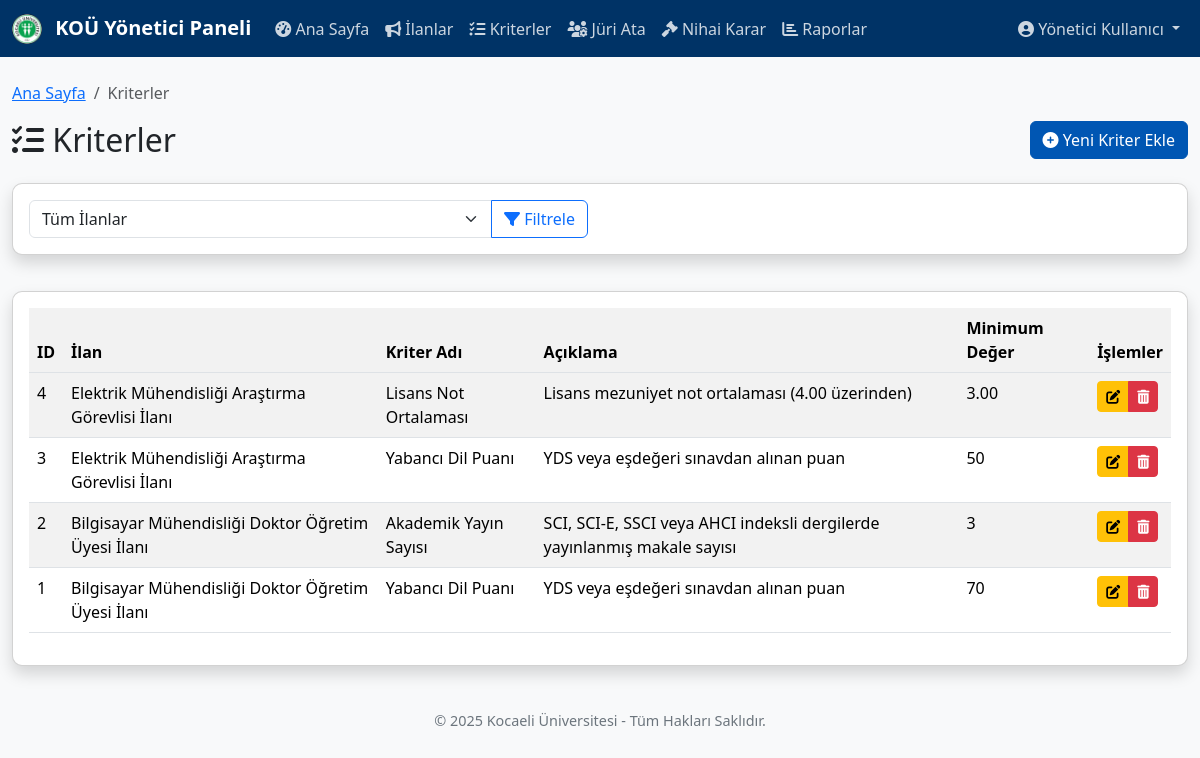
The app's page /yonetici/kriterler.php (signed in) with its own data.
### tables this page shows
CREATE TABLE `ilan_kriterleri` (
  `id` int(11) NOT NULL AUTO_INCREMENT,
  `ilan_id` int(11) NOT NULL,
  `kriter_adi` varchar(255) NOT NULL,
  `aciklama` text DEFAULT NULL,
  `minimum_deger` varchar(50) DEFAULT NULL,
  `agirlik` decimal(5,2) DEFAULT 1.00,
  `kategori` varchar(100) DEFAULT NULL,
  `siralama` int(11) DEFAULT 0,
  `ekleyen_id` int(11) NOT NULL,
  `eklenme_tarihi` datetime NOT NULL DEFAULT current_timestamp(),
  `guncelleme_tarihi` datetime DEFAULT NULL,
  PRIMARY KEY (`id`),
  KEY `ilan_id` (`ilan_id`),
  KEY `ekleyen_id` (`ekleyen_id`),
  CONSTRAINT `ilan_kriterleri_ibfk_1` FOREIGN KEY (`ilan_id`) REFERENCES `ilanlar` (`id`) ON DELETE CASCADE,
  CONSTRAINT `ilan_kriterleri_ibfk_2` FOREIGN KEY (`ekleyen_id`) REFERENCES `kullanicilar` (`id`) ON DELETE CASCADE
);

CREATE TABLE `ilanlar` (
  `id` int(11) NOT NULL AUTO_INCREMENT,
  `ilan_baslik` varchar(255) NOT NULL,
  `fakulte_birim` varchar(255) NOT NULL,
  `bolum` varchar(255) NOT NULL,
  `anabilim_dali` varchar(255) NOT NULL,
  `kadro_unvani` varchar(100) NOT NULL,
  `kadro_sayisi` int(11) NOT NULL DEFAULT 1,
  `ilan_aciklama` text DEFAULT NULL,
  `basvuru_kosullari` text DEFAULT NULL,
  `ozel_sartlar` text DEFAULT NULL,
  `ilan_baslangic_tarihi` date NOT NULL,
  `ilan_bitis_tarihi` date NOT NULL,
  `mulakat_tarihi` date DEFAULT NULL,
  `sonuc_tarihi` date DEFAULT NULL,
  `durum` enum('taslak','aktif','kapandi','iptal') NOT NULL DEFAULT 'aktif',
  `olusturan_id` int(11) NOT NULL,
  `olusturma_tarihi` datetime NOT NULL DEFAULT current_timestamp(),
  `guncelleyen_id` int(11) DEFAULT NULL,
  `guncelleme_tarihi` datetime DEFAULT NULL,
  PRIMARY KEY (`id`),
  KEY `olusturan_id` (`olusturan_id`),
  KEY `guncelleyen_id` (`guncelleyen_id`),
  CONSTRAINT `ilanlar_ibfk_1` FOREIGN KEY (`olusturan_id`) REFERENCES `kullanicilar` (`id`) ON DELETE CASCADE,
  CONSTRAINT `ilanlar_ibfk_2` FOREIGN KEY (`guncelleyen_id`) REFERENCES `kullanicilar` (`id`) ON DELETE SET NULL
);

### yonetici/kriterler.php (the view, shortened to what this page needs)
<?php
include("../db_connection.php");
$where_clause = "";
$sql = "SELECT ik.*, i.ilan_baslik
        FROM ilan_kriterleri ik
        JOIN ilanlar i ON ik.ilan_id = i.id
        $where_clause
        ORDER BY i.ilan_baslangic_tarihi DESC, ik.kriter_adi ASC";
$result = mysqli_query($conn, $sql);
$kriterler = mysqli_fetch_all($result, MYSQLI_ASSOC);
?>
<!DOCTYPE html>
<html lang="tr">
<head>
    <link rel="stylesheet" href="https://cdn.jsdelivr.net/npm/bootstrap@5.3.2/dist/css/bootstrap.min.css">
    <link rel="stylesheet" href="https://cdnjs.cloudflare.com/ajax/libs/font-awesome/6.4.2/css/all.min.css">
    <link rel="stylesheet" href="../style.css">
</head>
<body>
    <?php include("navbar.php"); ?>
    <div class="container mt-4">
        <div class="row">
            <div class="col-md-12">
                <nav aria-label="breadcrumb">
                    <ol class="breadcrumb">
                        <li class="breadcrumb-item"><a href="dashboard.php">Ana Sayfa</a></li>
                        <li class="breadcrumb-item active" aria-current="page">Kriterler</li>
                    </ol>
                </nav>
            </div>
        </div>
        <div class="row mb-3">
            <div class="col-md-8">
                <h2><i class="fas fa-list-check"></i> Kriterler</h2>
            </div>
            <div class="col-md-4 text-end">
                <button type="button" class="btn btn-primary" data-bs-toggle="modal" data-bs-target="#kriterEkleModal">
                    <i class="fas fa-plus-circle"></i> Yeni Kriter Ekle
                </button>
            </div>
        </div>
        <div class="row mb-3">
            <div class="col-md-12">
                <div class="card shadow">
                    <div class="card-body">
                        <div class="row">
                            <div class="col-md-6">
                                <form action="kriterler.php" method="get">
                                    <div class="input-group">
                                        <select class="form-select" name="ilan_id" id="ilan-filtre">
                                            <option value="">Tüm İlanlar</option>
                                        </select>
                                        <button type="submit" class="btn btn-outline-primary">
                                            <i class="fas fa-filter"></i> Filtrele
                                        </button>
                                    </div>
                                </form>
                            </div>
                        </div>
                    </div>
                </div>
            </div>
        </div>
        <div class="row">
            <div class="col-md-12">
                <div class="card shadow">
                    <div class="card-body">
                        <?php if (count($kriterler) > 0): ?>
                            <div class="table-responsive">
                                <table class="table table-striped table-hover">
                                    <thead>
                                        <tr>
                                            <th>ID</th>
                                            <th>İlan</th>
                                            <th>Kriter Adı</th>
                                            <th>Açıklama</th>
                                            <th>Minimum Değer</th>
                                            <th>İşlemler</th>
                                        </tr>
                                    </thead>
                                    <tbody>
                                        <?php foreach ($kriterler as $kriter): ?>
                                            <tr>
                                                <td><?php echo $kriter['id']; ?></td>
                                                <td><?php echo $kriter['ilan_baslik']; ?></td>
                                                <td><?php echo $kriter['kriter_adi']; ?></td>
                                                <td><?php echo $kriter['aciklama']; ?></td>
                                                <td><?php echo $kriter['minimum_deger']; ?></td>
                                                <td>
                                                    <div class="btn-group">
                                                        <button type="button" class="btn btn-warning btn-sm" data-bs-toggle="modal" data-bs-target="#kriterDuzenleModal<?php echo $kriter['id']; ?>" title="Düzenle">
                                                            <i class="fas fa-edit"></i>
                                                        </button>
                                                        <a href="javascript:void(0);" onclick="kriterSil(<?php echo $kriter['id']; ?>)" class="btn btn-danger btn-sm" title="Sil">
                                                            <i class="fas fa-trash-alt"></i>
                                                        </a>
                                                    </div>
                                                </td>
                                            </tr>
                                        <?php endforeach; ?>
                                    </tbody>
                                </table>
                            </div>
                        <?php else: ?>
                            <div class="alert alert-warning">
                                <i class="fas fa-exclamation-triangle"></i> Kriterlere uygun kriter bulunamadı.
                            </div>
                        <?php endif; ?>
                    </div>
                </div>
            </div>
        </div>
    </div>
    <footer class="text-center mt-4 mb-4">
        <p>&copy; <?php echo date("Y"); ?> Kocaeli Üniversitesi - Tüm Hakları Saklıdır.</p>
    </footer>
</body>
</html>

### style.css (style rules this page uses)
body { background-color: #f8f9fa; font-family: "Segoe UI", Tahoma, Geneva, Verdana, sans-serif; }
.container { max-width: 1200px; }
.card { border-radius: 10px; overflow: hidden; margin-bottom: 20px; }
.btn-primary { background-color: #0056b3; border-color: #0056b3; }
footer { color: #6c757d; font-size: 0.9rem; }
.table th { background-color: #f2f2f2; }

### records on screen
ilan_kriterleri: id "4", ilan.ilan_baslik "Elektrik Mühendisliği Araştırma Görevlisi İlanı", kriter_adi "Lisans Not Ortalaması", aciklama "Lisans mezuniyet not ortalaması (4.00 üzerinden)", minimum_deger "3.00"
ilan_kriterleri: id "3", ilan.ilan_baslik "Elektrik Mühendisliği Araştırma Görevlisi İlanı", kriter_adi "Yabancı Dil Puanı", aciklama "YDS veya eşdeğeri sınavdan alınan puan", minimum_deger "50"
ilan_kriterleri: id "2", ilan.ilan_baslik "Bilgisayar Mühendisliği Doktor Öğretim Üyesi İlanı", kriter_adi "Akademik Yayın Sayısı", aciklama "SCI, SCI-E, SSCI veya AHCI indeksli dergilerde yayınlanmış makale sayısı", minimum_deger "3"
ilan_kriterleri: id "1", ilan.ilan_baslik "Bilgisayar Mühendisliği Doktor Öğretim Üyesi İlanı", kriter_adi "Yabancı Dil Puanı", aciklama "YDS veya eşdeğeri sınavdan alınan puan", minimum_deger "70"

### other values on screen
$_SESSION['name'] "Yönetici Kullanıcı"
